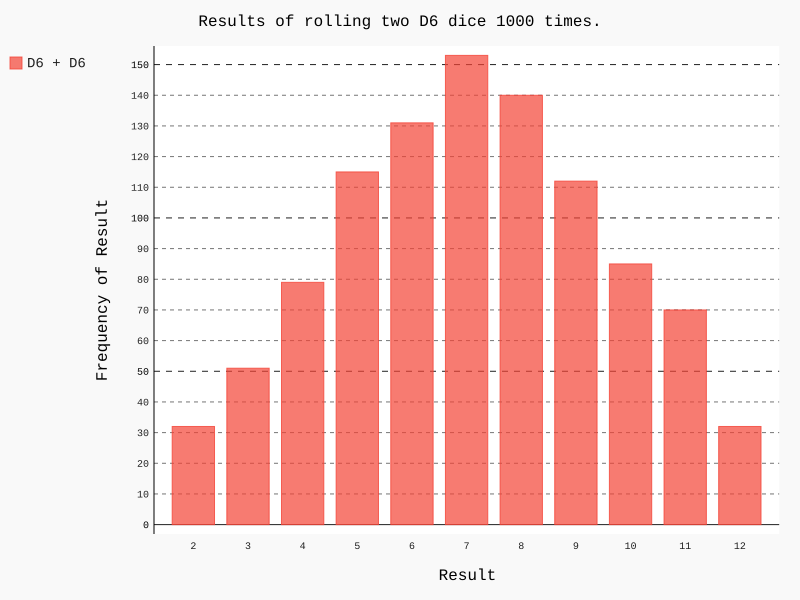

The Python source for this figure:
import pygal
from die import Die 

# Create a D6
die_1 = Die()
die_2 = Die()

# Make some rolls, and store results in a list.
results = []
for roll in range(1000):
	result = die_1.roll() + die_2.roll()
	results.append(result)

# Analyze the results
frequencies = []
max_result = die_1.num_sides + die_2.num_sides
for value in range(2, max_result+1):
	frequency = results.count(value)
	frequencies.append(frequency)

# Visualize the results.
hist = pygal.Bar()

hist.title = "Results of rolling two D6 dice 1000 times."
# hist.x_labels = ['2', '3', '4', '5', '6', '7', '8', '9', '10', '11', '12']
# Using list comprehension for generating the x labels ;) 
hist.x_labels = [str(i) for i in range(2, max_result+1)] 
hist.x_title = "Result"
hist.y_title = "Frequency of Result"

hist.add('D6 + D6', frequencies)
hist.render_to_file('dice_visual.svg')
